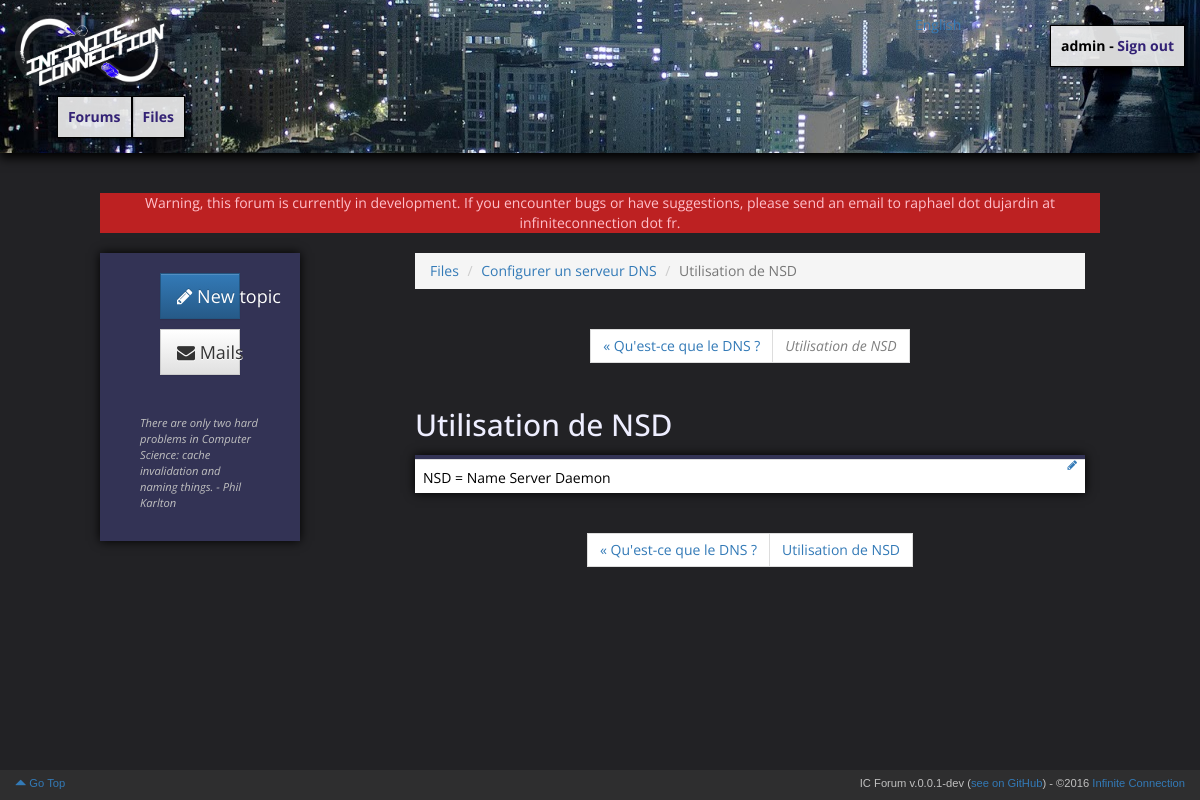
The page /files/chapter/2/ (signed in) on the database as committed earlier.
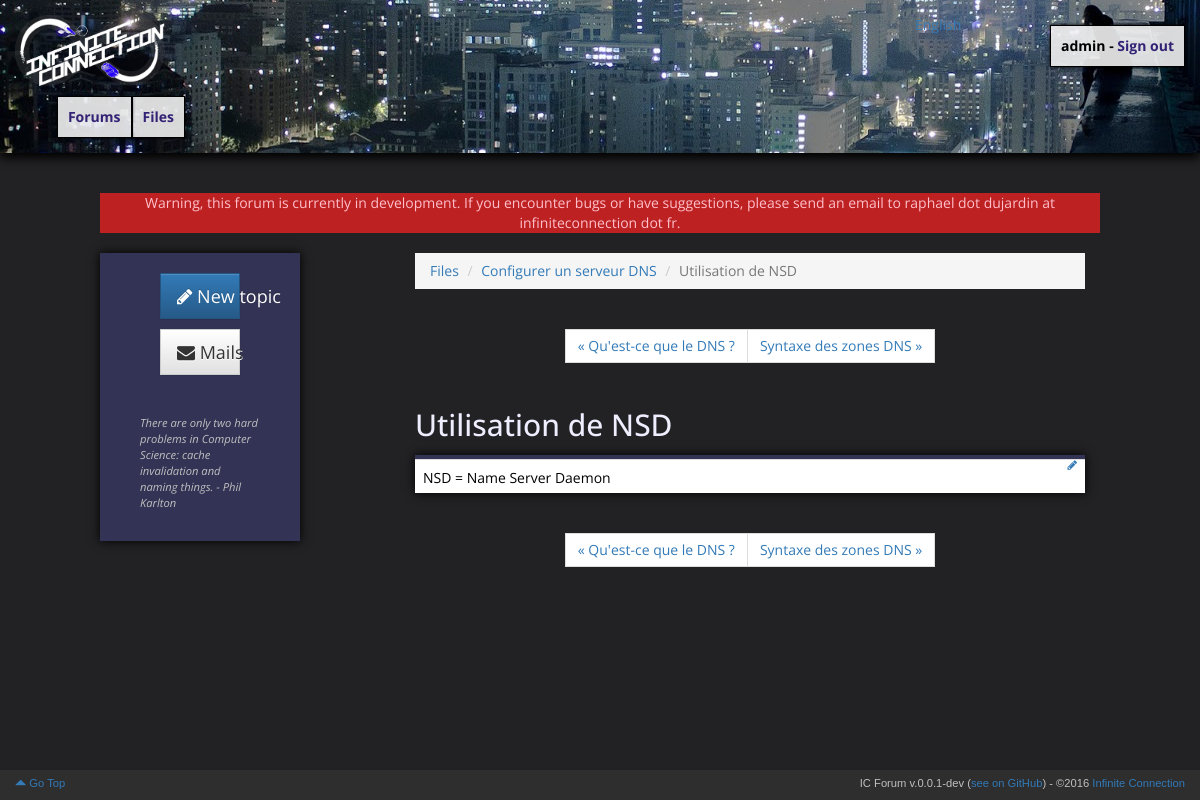
The same page on the database as committed later.
### files/models.py (models this page shows)
class Chapter(models.Model):
	file = models.ForeignKey(File, related_name='chapters', verbose_name=_('File'))
	position = models.PositiveIntegerField(verbose_name=_('Position'))
	title = models.CharField(max_length=100, verbose_name=_('Title'))
	content = models.TextField(verbose_name=_('Content'))
	def __str__(self):
		return self.title

class File(models.Model):
	class Meta:
		permissions = (
			('create_edit_file', _('Can create and edit files')),
		)
	title = models.CharField(max_length=100, verbose_name=_('Title'))
	created = models.DateTimeField(auto_now_add=True, verbose_name=_('Created'))
	updated = models.DateTimeField(auto_now_add=True, verbose_name=_('Updated'))
	tags = models.ManyToManyField(Tag, verbose_name=_('Tags'))
	def __str__(self):
		return self.title

### files/views.py (the view)
# urls.py: url(r'^chapter/(?P<pk>\d+)/$', views.chapter, name='chapter'),
def chapter(request, pk, edit=0):
	chapter = get_object_or_404(Chapter.objects.all(), pk=pk)
	tags = chapter.file.tags.all()
	for tag in tags:
		if tag.only_for.all():
			allowed = False
			for allowed_group in tag.only_for.all():
				if allowed_group in request.user.groups.all():
					allowed = True
			if not allowed:
				return redirect(home)
	try:
		previous_chapter = Chapter.objects.get(file=chapter.file, position=chapter.position - 1)
	except ObjectDoesNotExist:
		previous_chapter = None
	try :
		next_chapter = Chapter.objects.get(file=chapter.file, position=chapter.position + 1)
	except ObjectDoesNotExist:
		next_chapter = None
	can_manage = request.user.has_perm('files.create_edit_file')
	if edit == '1' and can_manage:
		if request.method == 'GET':
			edit_chapter_form = ChapterForm(instance=chapter)
		else:
			edit_chapter_form = ChapterForm(request.POST)
			if edit_chapter_form.is_valid():
				chapter.content = sanitize_html(edit_chapter_form.cleaned_data['content'])
				chapter.file.updated = datetime.datetime.now()
				chapter.save()
				edit_chapter_form = None
	else:
		edit_chapter_form = None
	return _render(request, 'files/chapter.html', {
		'chapter': chapter,
		'previous_chapter': previous_chapter,
		'next_chapter': next_chapter,
		'can_manage': can_manage,
		'edit_chapter_form': edit_chapter_form,
	})

### users/common.py (called while the page is built)
def _render(request, template, extra):
	extra['ic_forum_version'] = settings.IC_FORUM_VERSION
	extra['signed_in_user'] = request.user.username if request.user.is_authenticated() else None
	extra['current_language'] = get_language()
	return render(request, template, extra)

### templates/files/chapter.html
{% extends "forum/_base.html" %}
{% load bootstrap3 %}
{% load i18n %}
{% block content %}
<div class="row">
	<div class="col-md-12">
		<ol class="breadcrumb">
			<li><a href="{% url 'list_files' %}">{% trans "Files" %}</a></li>
			<li><a href="{% url 'file' pk=chapter.file.pk %}">{{ chapter.file }}</a></li>
			<li class="active">{{ chapter }}</li>
		</ol>
	</div>
</div>
<div class="row">
	<div class="col-md-12">
		<nav class="chapter-nav" aria-label="Chapter navigation">
			<ul class="pagination">
				{% if previous_chapter %}
					<li><a href="{% url 'chapter' pk=previous_chapter.pk %}" aria-label="Previous"><span aria-hidden="true">&laquo; {{ previous_chapter }}</span></a></li>
				{% else %}
					<li><span class="default" aria-hidden="true">{{ chapter }}</span></li>
				{% endif %}
				{% if next_chapter %}
					<li><a href="{% url 'chapter' pk=next_chapter.pk %}" aria-label="Next"><span aria-hidden="true">{{ next_chapter }} &raquo;</span></a></li>
				{% else %}
					<li><span class="default" aria-hidden="true">{{ chapter }}</span></li>
				{% endif %}
			</ul>
		</nav>
	</div>
</div>
<div class="row">
	<div class="col-md-12">
		<div id="title">
			<h2>
				{{ chapter }}
			</h2>
		</div>
	</div>
</div>
<div class="row">
	<div class="col-md-12">
		<div class="panel panel-default">
			{% if edit_chapter_form %}
				<div class="panel-heading">{% trans "Editing" %}...<a class="pull-right" href="{% url 'chapter' pk=chapter.pk %}">{% trans "Cancel" %}</a></div>
				<div class="panel-body">
					<form action="" method="post" novalidate>
						{% csrf_token %}
						{% bootstrap_form edit_chapter_form %}
						{% buttons %}
							<button type="submit" class="btn btn-primary">
								<i class="fa fa-pencil" aria-hidden="true"></i> {% trans "Edit" %}
							</button>
						{% endbuttons %}
					</form>
				</div>
			{% else %}
				<div class="panel-heading small">
					{% if can_manage %}
						<a class="pull-right" href="{% url 'chapter' pk=chapter.pk edit=1 %}"><i class="fa fa-pencil" aria-hidden="true"></i></a>
					{% endif %}
				</div>
				<div class="panel-body">
					<div class="row">
						<div class="col-md-12"><div class="msg_body">{{ chapter.content |safe }}</div></div>
					</div>
				</div>
			{% endif %}
		</div>
	</div>
</div>
<div class="row">
	<div class="col-md-12">
		<nav class="chapter-nav" aria-label="Chapter navigation">
			<ul class="pagination">
				{% if previous_chapter %}
					<li><a href="{% url 'chapter' pk=previous_chapter.pk %}" aria-label="Previous"><span aria-hidden="true">&laquo; {{ previous_chapter }}</span></a></li>
				{% else %}
					<li><span aria-hidden="true">{{ chapter }}</span></li>
				{% endif %}
				{% if next_chapter %}
					<li><a href="{% url 'chapter' pk=next_chapter.pk %}" aria-label="Next"><span aria-hidden="true">{{ next_chapter }} &raquo;</span></a></li>
				{% else %}
					<li><span aria-hidden="true">{{ chapter }}</span></li>
				{% endif %}
			</ul>
		</nav>
	</div>
</div>
{% endblock %}

### templates/forum/_base.html (shortened to what this page needs)
{% load i18n %}
<!DOCTYPE html>
<html lang="en">
	<head>
		<link rel="stylesheet" href="https://maxcdn.bootstrapcdn.com/bootstrap/3.3.6/css/bootstrap.min.css">
		<link rel="stylesheet" href="https://maxcdn.bootstrapcdn.com/bootstrap/3.3.6/css/bootstrap-theme.min.css">
		<link rel="stylesheet" href="https://maxcdn.bootstrapcdn.com/font-awesome/4.6.3/css/font-awesome.min.css">
		<link rel="stylesheet" href="/static/prism.css">
		<link rel="stylesheet" href="/static/base.css" />
	</head>
	<body>
		<header class="container-fluid" style="background-image: url('/static/PgkkRd4.jpg'); background-position: 0px 340px;">
			<div class="row">
				<div class="col-md-2">
					<a href="{% url 'home' %}"><img src="/static/10narsh2.png" class="header_logo" alt="Infinite Connection" img-responsive" /></a>
					<span class="pull-right glass"><a href="{% url 'list_files' %}">{% trans "Files" %}</a></span>
					<span class="pull-right glass"><a href="{% url 'home' %}">{% trans "Forums" %}</a></span>
				</div>
				<div class="col-md-3 col-md-offset-7">
					{% if current_language == 'en-us' %}
						<span><a href="{% url 'set_language' lang='fr' %}">Français</a></span>
					{% else %}
						<span><a href="{% url 'set_language' lang='en' %}">English</a></span>
					{% endif %}
					{% if signed_in_user %}
						<span class="pull-right glass">{{ signed_in_user }} - <a href="{% url 'sign_out' %}?next={{ request.path }}">{% trans "Sign out" %}</a></span>
					{% else %}
						<a href="{% url 'sign_in' %}?next={{ request.path }}" class="pull-right glass">{% trans "Sign in" %}</a>
					{% endif %}
				</div>
			</div>
		</header>
		<div class="container-fluid" id="wrapper">
			<div class="row" id="main_disclaimer">
				<div class="col-md-10 col-md-offset-1 bg-danger">
					{% trans "Warning, this forum is currently in development. If you encounter bugs or have suggestions, please send an email to raphael dot dujardin at infiniteconnection dot fr." %}
				</div>
			</div>
	        <div class="row" id="content_wrapper">
	        	<aside class="col-md-2 col-md-offset-1" id="panel">
	        		{% block panel %}
		        		<div class="row">
		        			<div class="col-md-12 text-center">
		        				<a class="btn btn-primary btn-lg col-md-8 col-md-offset-2" href="{% url 'new_topic' %}" role="button"><i class="fa fa-pencil" aria-hidden="true"></i> {% trans "New topic" %}</a>
		        			</div>
		        		</div>
		        		{% if signed_in_user %}
			        		<div class="row">
			        			<div class="col-md-12 text-center">
			        				<a class="btn btn-default btn-lg col-md-8 col-md-offset-2" href="{% url 'mail' %}" role="button"><i class="fa fa-envelope" aria-hidden="true"></i> {% trans "Mails" %}</a>
			        			</div>
			        		</div>
			        	{% endif %}
		        	{% endblock %}
	        		<div class="row">
	        			<div class="col-md-12">
	        				<p id="quote_box">There are only two hard problems in Computer Science: cache invalidation and naming things. <span>- Phil Karlton</span></p>
	        			</div>
	        		</div>
	        	</aside>
	        	<div class="col-md-7 col-md-offset-1">
			        {% block content %}{% endblock %}
			    </div>
			</div>
	    </div>
	    <footer class="footer">
		    <div class="container-fluid">
				<div class="row">
					<p class="col-md-12" >
						<a href="#"><span class="glyphicon glyphicon-triangle-top" aria-hidden="true"></span> {% trans "Go Top" %}</a>
						<span class="pull-right">IC Forum v.{{ ic_forum_version }} (<a href="https://github/rdujardin/icforum">{% trans "see on GitHub" %}</a>) - &copy;2016 <a href="https://infiniteconnection.fr">Infinite Connection</a></span>
					</p>
				</div>
		    </div>
	    </footer>
	</body>
</html>

### static/base.css (style rules this page uses)
body { background-color: #222225; color: #eeeeff; font-family: 'Open Sans', sans-serif; }
* { border-radius: 0 !important; }
#title { margin-bottom: 1em; }
.panel { color: black; }
#wrapper { padding-bottom: 60px; }
#main_disclaimer { margin-bottom: 20px; text-align: center; }
#main_disclaimer .bg-danger { border-radius: 5px; background-color: rgba(255,34,34,0.7); color: pink; }
#panel { background-color: #333355; box-shadow: 0px 0px 10px black; color: silver; padding-top: 10px; padding-bottom: 10px; margin-bottom: 25px; }
#panel .row { margin: 10px; }
#quote_box { font-size: 0.8em; font-style: italic; margin-top: 30px; }
.footer { position: fixed; bottom: 0; width: 100%; height: 30px; background-color: rgba(51,51,51,0.8); color: silver; font-size: 0.8em; font-family: Lucida, sans-serif; padding-top: 5px; }
header { padding-top: 15px; padding-bottom: 15px; margin-top: 0; margin-bottom: 40px; background-color: #333333; box-shadow: 0px 5px 10px black; color: white; }
header .pull-right { margin-top: 10px; }
.glass { background-color: rgba(240, 240, 240, 0.9); border-radius: 10px; padding: 10px; border: 1px solid black; box-shadow: 0px 0px 3px black; font-weight: bold; color: black; }
.glass a { color: #332275; }
.header_logo { max-width: 150px; }
.small { font-size: 0.8em; }
.panel { border: 0; box-shadow: 0px 0px 10px black; }
.panel-heading { padding: 2px; padding-left: 8px; padding-right: 8px; background-color: #333355 !important; background-image: none !important; color: silver !important; }
.panel-body { padding: 8px; padding-bottom: 5px; overflow: auto; }
.chapter-nav { text-align: center; }

Rows that differ between the two databases and show on the page:
shown differently, row unchanged: Chapter "Utilisation de NSD": title "Utilisation de NSD" → (not shown)
added Chapter: title "Syntaxe des zones DNS"
